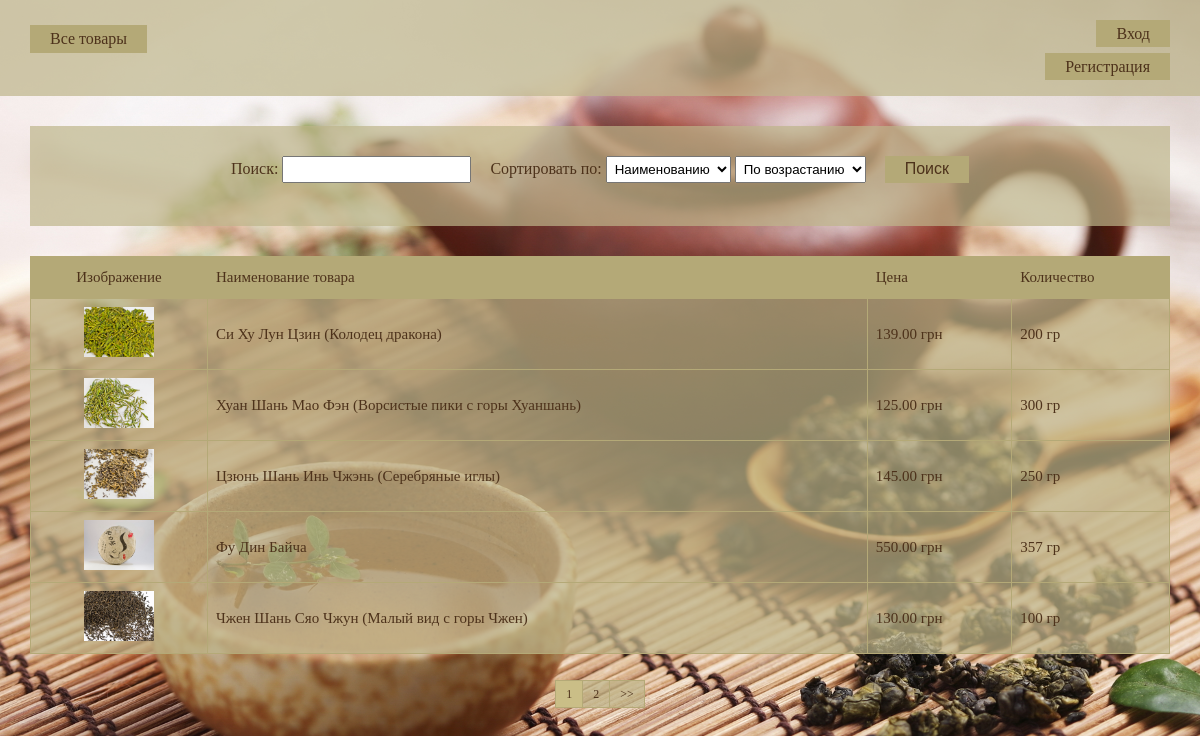
Page /tea/ on the committed database.
### tea/models.py (models this page shows, shortened)
class Product(models.Model):
    name = models.CharField(max_length=100)
    category = models.ForeignKey(Category, on_delete=models.CASCADE)
    price = models.DecimalField(max_digits=10, decimal_places=2)
    quantity = models.PositiveIntegerField()
    photo = models.ImageField(default='None', upload_to='products_photo/')
    user = models.ForeignKey(User, null=True)

### tea/views.py (the view)
# urls.py: url(r'^page/(?P<page>\d+)/$', ProductsList.as_view(), name='products_list'),
class ProductsList(ListView):
    model = Product
    template_name = 'index.html'
    context_object_name = 'products'
    paginate_by = 5
    def get_queryset(self):
        queryset = super(ProductsList, self).get_queryset()
        search = self.request.GET.get('search')
        sort = self.request.GET.get('sort')
        by = self.request.GET.get('by')
        if search and sort:
            return queryset.filter(Q(name__icontains=search) |
                                   Q(price__icontains=search) |
                                   Q(quantity__icontains=search)
                                   ).order_by(by + sort)
        if search:
            return queryset.filter(Q(name__icontains=search) |
                                   Q(price__icontains=search) |
                                   Q(quantity__icontains=search))
        if sort:
            return queryset.order_by(by + sort)
        return queryset

### templates/index.html (shortened to what this page needs)
{% extends "base.html" %}
{% load staticfiles %}
{% block content %}
    <div class="filter form">
        {% include 'sort_and_search.html' %}
    </div>
    <table class="products">
        <thead>
            <tr>
                <td class="image">Изображение</td>
                <td>Наименование товара</td>
                <td>Цена</td>
                <td>Количество</td>
            </tr>
        </thead>
        <tbody>
            {% if products %}
                {% for product in  products %}
                    <tr class="hover_tr">
                        <td class="image"><img src='{{ product.photo.url }}'></td>
                        <td>
                            <a class="name_product" href="/tea/product/{{product.id}}/">{{product.name}}</a>
                        </td>
                        <td>{{product.price}} грн</td>
                        <td>{{product.quantity}} гр</td>
                    </tr>
                {% endfor %}
            {% endif %}
        </tbody>
    </table>
    {% if is_paginated %}
        <div class="pagination">
            <ul>
                {% for page in page_obj.paginator.page_range %}
                    {% if page_obj.number == page %}
                        <li class="active">
                            <a href="/tea/page/{{ page }}{% if request.GET.urlencode %}?{{request.GET.urlencode }}{% endif %}">
                                {{page}}
                            </a>
                        </li>
                    {% else %}
                        <li>
                            <a href="/tea/page/{{ page }}{% if request.GET.urlencode %}?{{request.GET.urlencode }}{% endif %}">
                                {{page}}
                            </a>
                        </li>
                    {% endif %}
                {% endfor %}
                {% if page_obj.has_next %}
                    <li>
                        <a href="/tea/page/{{ page_obj.next_page_number }}{% if request.GET.urlencode %}?{{request.GET.urlencode }}{% endif %}">
                            >>
                        </a>
                    </li>
                {% endif %}
            </ul>
        </div>
    {% endif %}
{% endblock %}

### templates/base.html (shortened to what this page needs)
<!DOCTYPE html>
<html lang="en">
<head>
    {% load staticfiles %}
    <link rel="stylesheet" type="text/css" href='{% static "css/style.css" %}'>
</head>
<body>
    <header>
        {% if user.is_authenticated %}
            <p>Добро пожаловать, <b>{{user}}</b></p>
            <p  class="btn"><a href="/tea/logout/">Выход</a></p>
        {% else %}
            <p  class="btn"><a href="/tea/login/">Вход</a></p>
            <p class="btn"><a href="/tea/register/">Регистрация</a></p>
        {% endif %}
        <a href="/tea/" class="main_link">Все товары</a>
    </header>
    {% block content %}
    {% endblock %}
</body>
</html>

### templates/sort_and_search.html (shortened to what this page needs)
<form action='{% url "products_list" %}' method="GET">
    <label for="search">Поиск:</label>
    <input type="text" id="search" name="search" value='{{request.GET.search}}'/>
    <label for="sort">Сортировать по:</label>
    <select name="sort" id="sort">
        <option value="name" {% if request.GET.sort == 'name' %}selected{% endif %}>Наименованию</option>
    </select>
    <select name="by">
        <option value="" {% if request.GET.by == '' %}selected{% endif %}>По возрастанию</option>
    </select>
    <button type="submit">Поиск</button>
</form>

### static/css/style.css (style rules this page uses)
html, body, div, span, a, img, strong, b, u, i, ol, ul, li, form, label, table, tbody, thead, tr, th, td, article, aside, footer, header, menu, nav, h1,h2,h3, p { margin: 0; padding: 0; border: 0; }
html, body { height: 100%; width: 100%; }
table { border-collapse: collapse; border-spacing: 0; }
body { background: url(../images/back.jpg) no-repeat; background-size: cover; background-attachment: fixed; }
header { background-color: rgba(190, 181, 138, 0.7); padding: 10px 30px 20px 0; }
header a, header p { text-align: right; text-decoration: none; color: #4d321b; }
.btn { margin-top: 15px; }
.btn a { padding: 5px 20px; font-size: 16px; background-color: #b4a977; -moz-transition: background-color 0.3s 0.1s ease; -o-transition: background-color 0.3s 0.1s ease; -webkit-transition: background-color 0.3s 0.1s ease; }
.main_link { position: absolute; text-align: left; top: 25px; left: 30px; background-color: #b4a977; padding: 5px 20px; font-size: 16px; -moz-transition: background-color 0.3s 0.1s ease; -o-transition: background-color 0.3s 0.1s ease; -webkit-transition: background-color 0.3s 0.1s ease; }
.products { background-color: rgba(190, 181, 138, 0.7); color: #4D321B; margin: 30px; width: 95%; font-size: 15px; }
.products thead { background-color: #b4a977; line-height: 25px; }
.products .hover_tr { -moz-transition: background-color 0.3s 0.1s ease; -o-transition: background-color 0.3s 0.1s ease; -webkit-transition: background-color 0.3s 0.1s ease; }
.products td { padding: 8px; border: 1px solid #b4a977; }
.image { text-align: center; }
.image img { width: 70px; height: 50px; }
.name_product { text-decoration: none; color: #4D321B; }
.pagination { text-align: center; margin-top: 20px; margin-bottom: 50px; }
.pagination ul { font-size:0; line-height:0; letter-spacing:-1px; }
.pagination ul li { display: inline-block; letter-spacing: normal; line-height: 20px; font-size: 11.9px; }
.pagination ul li:first-child a { border-left-width: 1px; }
.pagination ul li a { background-color: rgba(190, 181, 138, 0.7); border-color: #b4a977; border-style: solid; border-width: 1px 1px 1px 0; color: #4d321b; padding: 6px 10px; text-decoration: none; -moz-transition: background-color 0.3s 0.1s ease; -o-transition: background-color 0.3s 0.1s ease; -webkit-transition: background-color 0.3s 0.1s ease; }
.pagination ul li a:hover, .pagination ul li a:focus, .pagination ul .active a { background-color: #CABE87; }
.pagination ul .active a { cursor: default; }
.filter { width: 95%; font-size: 16px; }
.filter button { border: none; background-color: #b4a977; padding: 4px 20px 5px; color: #4d321b; font-size: 16px; cursor: pointer; -moz-transition: background-color 0.3s 0.1s ease; -o-transition: background-color 0.3s 0.1s ease; -webkit-transition: background-color 0.3s 0.1s ease; margin-left: 15px; }
.filter input, .filter select { padding: 4px; }
.filter form { height: 40px; }
label[for='sort'] { margin-left: 15px; }
.form form p, .form { text-align: center; }
.form { margin: 0 auto; margin-top: 30px; background-color: rgba(190, 181, 138, 0.7); padding: 30px 0; color: #4d321b; }
.form input, select { margin-bottom: 20px; }

### rows in the picture
Product: photo (picture), name "Си Ху Лун Цзин (Колодец дракона)", price "139.00", quantity "200"
Product: photo (picture), name "Хуан Шань Мао Фэн (Ворсистые пики с горы Хуаншань)", price "125.00", quantity "300"
Product: photo (picture), name "Цзюнь Шань Инь Чжэнь (Серебряные иглы)", price "145.00", quantity "250"
Product: photo (picture), name "Фу Дин Байча", price "550.00", quantity "357"
Product: photo (picture), name "Чжен Шань Сяо Чжун (Малый вид с горы Чжен)", price "130.00", quantity "100"

### other values in the picture
{{ page }} "1"
{{ page }} "2"
